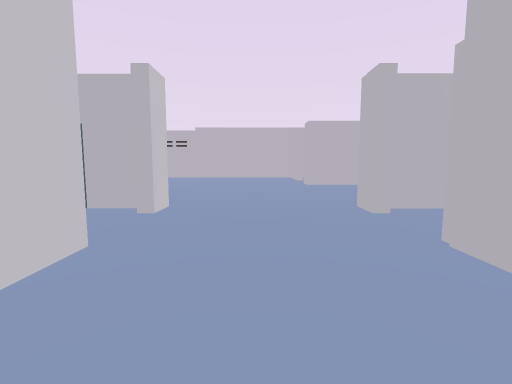
[1] (above)

22 first-person views from a walk through a 3-D level made in the Unity game engine. The camera is 1.2 m above the floor, tilts 6° down and sees 85° across. The floor is counted in squares, 2 m on a side. Each view is taken from the middle of a square. On the plan, view 1 faces up. The plan holds only what a view shows up to about 9 squares ahead; the rest is blank. The player character is not drawn. Some animated figures are not drawn.

[2]
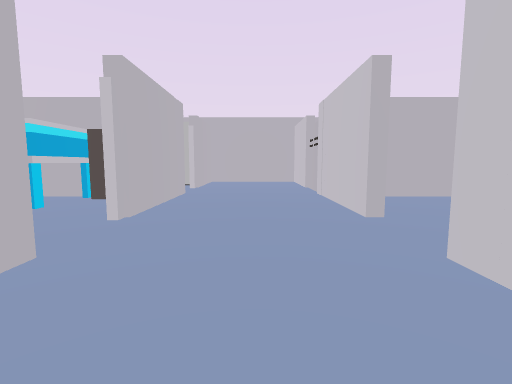

[3]
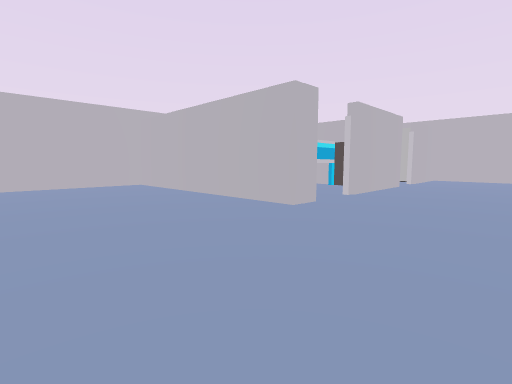

[4]
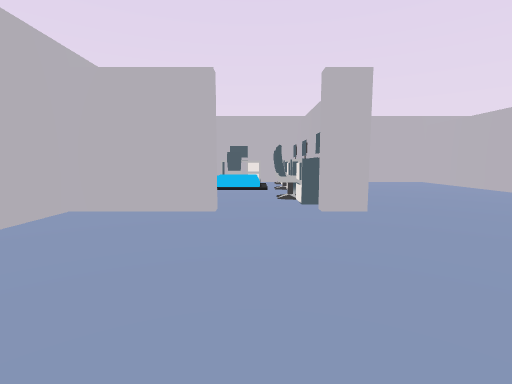

[5]
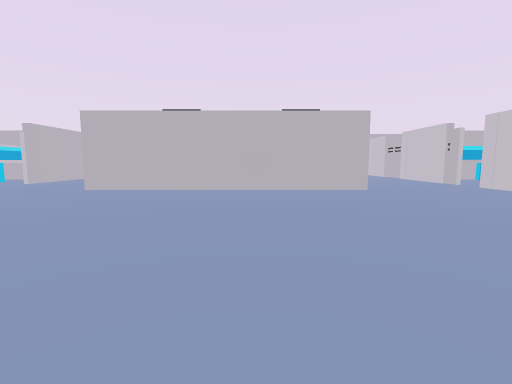

[6]
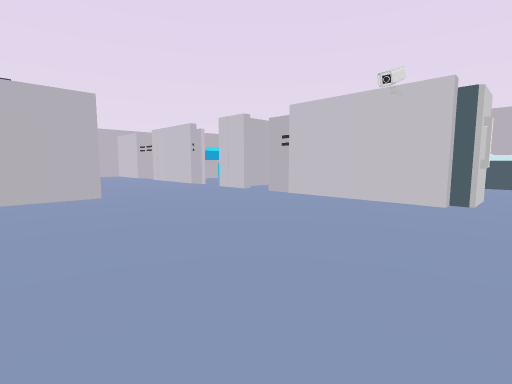

[7]
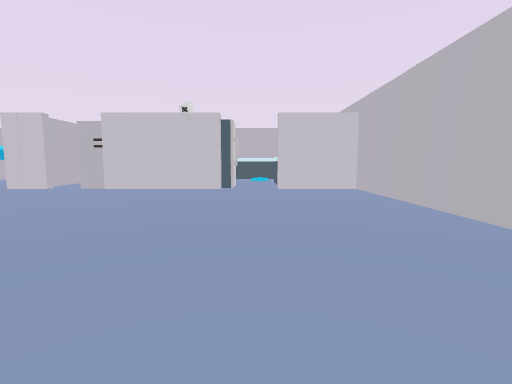

[8]
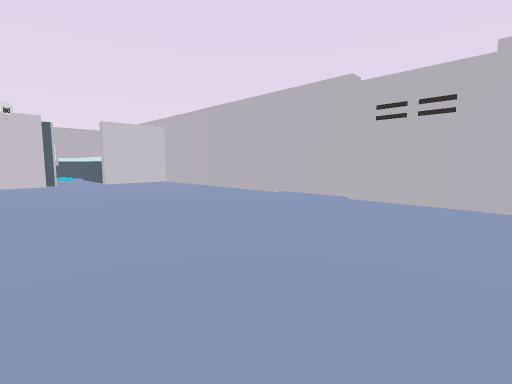

[9]
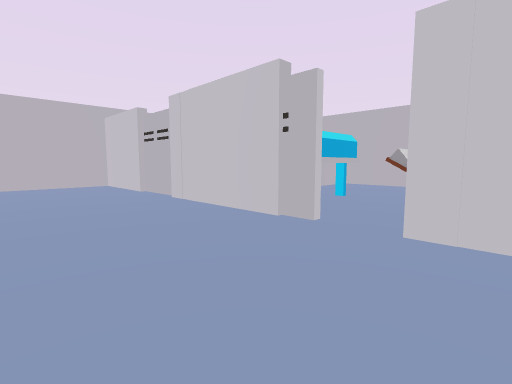

[10]
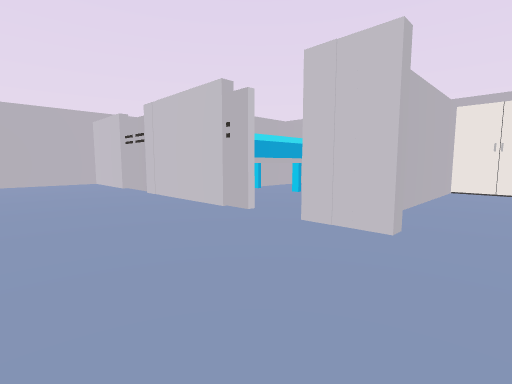

[11]
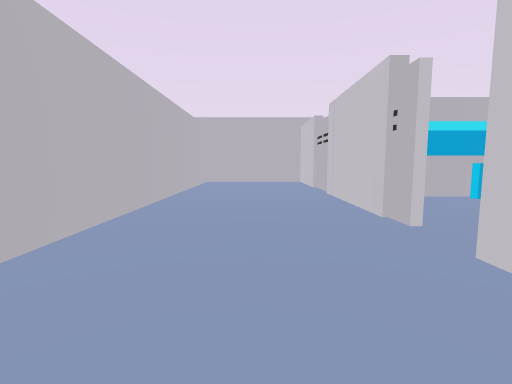

[12]
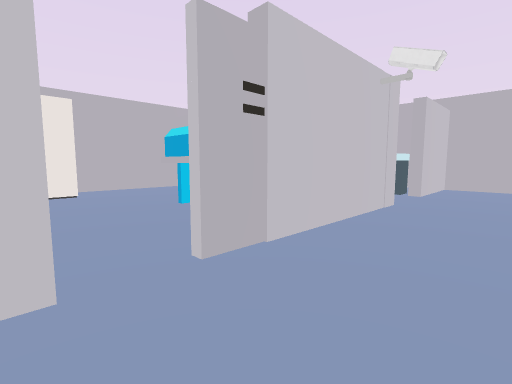

[13]
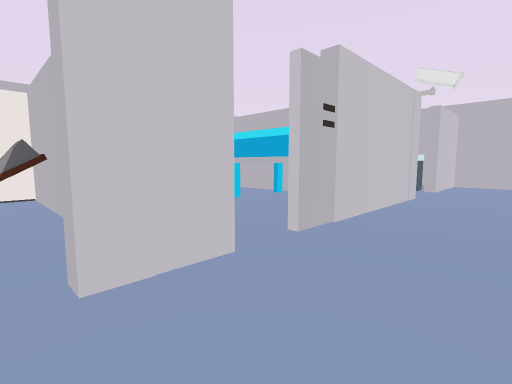

[14]
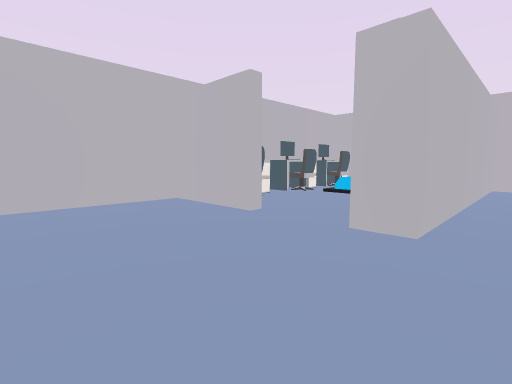

[15]
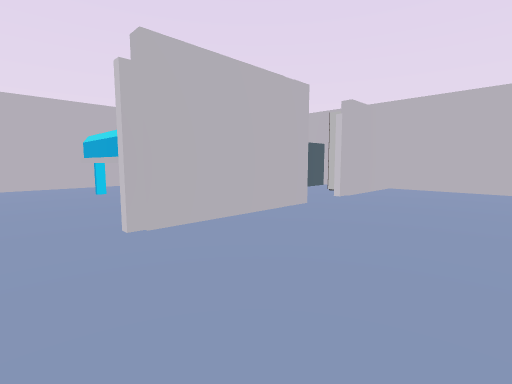

[16]
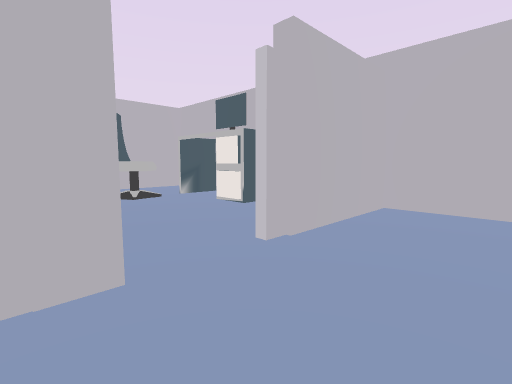

[17]
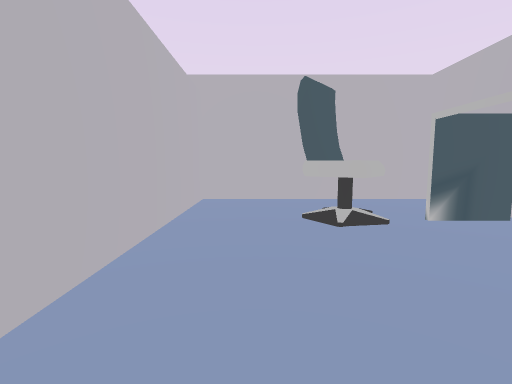

[18]
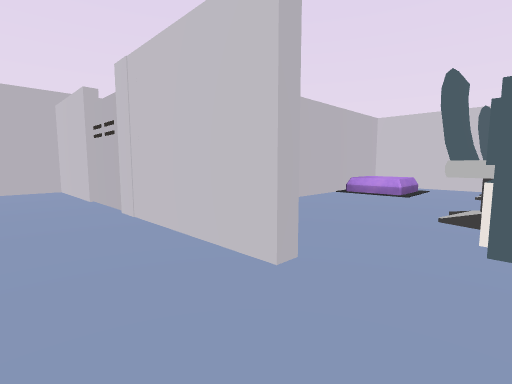

[19]
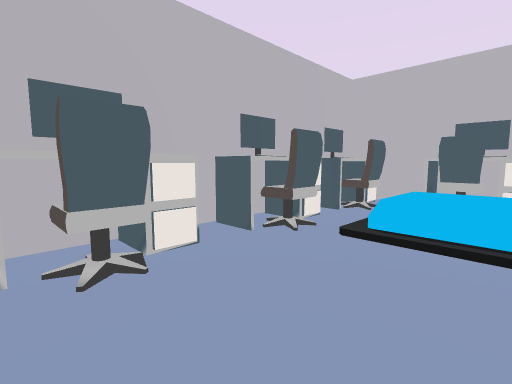

[20]
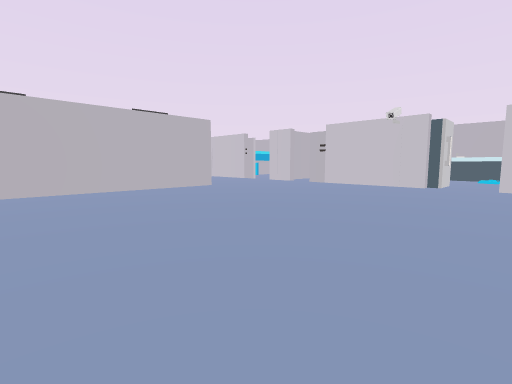

[21]
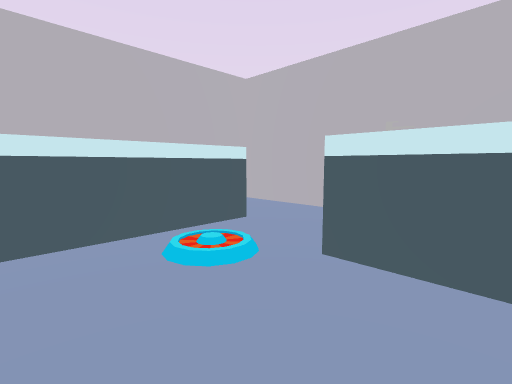

[22]
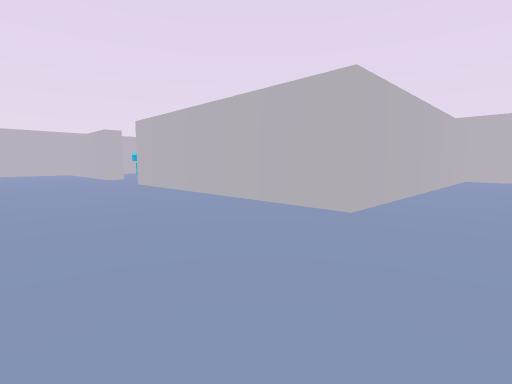

### Floor plan
Points are (right, up) in squares from view 1. A wall is a line through its corners. A room is listed if a view was taken in it or the views show most of it. See-through windows are left out.
Room 1 (views 1, 16)
walls: (-1.2, -2.9) (-1.2, -3.8) (1.4, -3.8) (1.4, -1.5); (-1.2, 0.5) (-1.2, -0.5)
ways out: opening at (0, 1) to room 2; opening at (1, -0.5) to room 3
Room 2 (views 2, 3, 4, 5, 6, 7, 8, 9, 10, 11, 12, 13, 14, 15, 18, 19, 20, 21, 22)
walls: (-3.9, 3.8) (-1.2, 3.8) (-1.2, 3.2); (-1.5, 3.6) (-2.2, 3.6); (-7.3, 2.4) (-7.3, 0.1) (-2.2, 0.1); (-10.4, 5.6) (-10.4, 4.9); (-1.2, 2) (-1.2, 0.5); (-10.4, 4.2) (-10.4, 3.2); (1.4, 3.2) (1.4, 3.8) (6.6, 3.8) (6.6, 7.6) (4.4, 7.6); (1.4, 9.4) (1.4, 11.3) (-10.4, 11.3) (-10.4, 10.4); (-10.4, 0.6) (-10.4, -3.8) (-7.5, -3.8) (-7.5, 3.8) (-6.4, 3.8); (2.5, 7.6) (1.4, 7.6) (1.4, 8.2); (-12.6, 7.6) (-15.5, 7.6) (-15.5, 5.4); (-12.6, 3.6) (-14.6, 3.6); (-11, 11.3) (-11.5, 11.3); (1.4, 0.2) (1.4, 2.1); (-14.6, 3.8) (-10.9, 3.8); (-14, 11.3) (-15.6, 11.3); (-15.5, 1.8) (-15.5, 0.1); (-15.1, 0.1) (-11.9, 0.1); (6.6, 7.8) (6.6, 11.3) (4.4, 11.3)
low walls: (-5.4, 1) (-5.4, 0.2)
ways out: opening at (0, 1) to room 1; opening at (1, 3) to room 3; gap at (-11, 5)
objects: other object (-15, 3); other object (-15, 8) to (-15, 10); other object (-14, 9); other object (-13, 1) to (-11, 2); other object (-13, 6) to (-11, 7); other object (-13, 10) to (-11, 10); other object (-12, 3); other object (-11, 8); other object (-6, 3); other object (-5, 3); other object (-4, 3) to (-3, 3); other object (2, 11); other object (3, 8); other object (3, 9); other object (3, 11); other object (4, 8); other object (4, 11); other object (6, 8); other object (6, 9); other object (6, 10); other object (6, 11)
Room 3 (view 17)
walls: (3, 0.1) (3.5, 0.1); (6.6, 0.4) (6.6, 2.8); (2.5, 3.6) (1.8, 3.6); (5, -3.8) (6.6, -3.8) (6.6, -0.1) (2.9, -0.1)
ways out: opening at (1, -0.5) to room 1; opening at (1, 3) to room 2
objects: other object (2, -3); other object (2, 0) to (2, 1); other object (3, -3); other object (3, 0) to (5, 1); other object (5, -3); other object (5, -2)

Where each view was taken, in squares from view 1:
view 1: 0 up, 0 right, facing up
view 2: 5 up, 0 right, facing down
view 3: 7 up, 1 left, facing down-right
view 4: 9 up, 2 left, facing right
view 5: 10 up, 5 left, facing down
view 6: 9 up, 6 left, facing down-left
view 7: 9 up, 4 left, facing left
view 8: 7 up, 2 left, facing up-left
view 9: 4 up, 8 left, facing down-left
view 10: 5 up, 8 left, facing down-left
view 11: 5 up, 9 left, facing down
view 12: 4 up, 9 left, facing up-left
view 13: 3 up, 9 left, facing up-left
view 14: 7 up, 1 left, facing up-right
view 15: 3 up, 1 left, facing down-right
view 16: 0 up, 0 right, facing down-right
view 17: 1 down, 2 right, facing right
view 18: 3 up, 0 right, facing down-left
view 19: 9 up, 2 right, facing up-right
view 20: 10 up, 3 left, facing down-left
view 21: 8 up, 12 left, facing up-left
view 22: 7 up, 9 left, facing down-right
